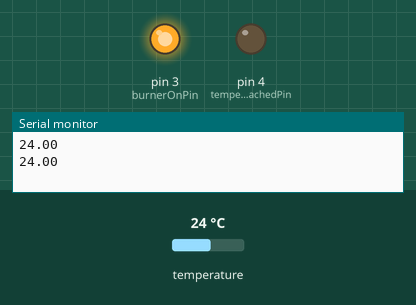
Recording of a sketch running on a simulated Arduino Uno, built with avr-gcc and run on an emulated ATmega328P. On the bench: output pins drawn as LEDs (lit = HIGH), the last lines printed to the serial monitor. Inputs (shaded band) come from the test bench; at power-on: temperature 24 °C.

Above: at 2.3 s.
2.4 s: temperature set to 25.3 °C
4.2 s: temperature set to 26.5 °C
At 5.7 s:
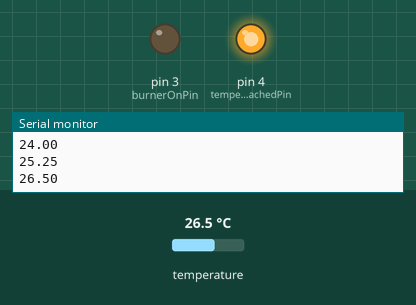
6.0 s: temperature set to 12 °C
At 6.8 s:
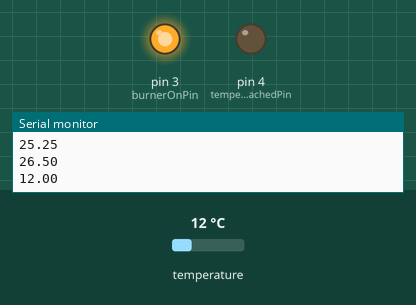
7.5 s: temperature set to 28 °C
At 8.0 s:
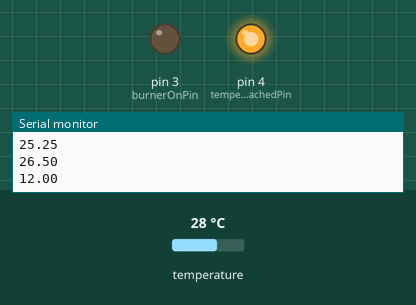
Timing chart, 0 to 10.0 s (numbered marks = the images above; inputs shaded):
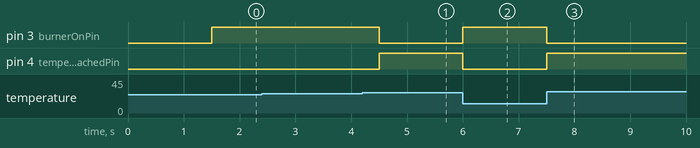

Measured:
- the behaviour switches between 25.9 and 26 °C on temperature (found by bisection; images 0 and 1)
- after the input at 4.2 s, pin 3 (burnerOnPin): HIGH → LOW after 0.30 s; pin 4 (temperatureReachedPin): LOW → HIGH after 0.30 s
- after the input at 6.0 s, pin 3 (burnerOnPin): LOW → HIGH at once; pin 4 (temperatureReachedPin): HIGH → LOW at once
- after the input at 7.5 s, pin 3 (burnerOnPin): HIGH → LOW at once; pin 4 (temperatureReachedPin): LOW → HIGH at once

The sketch:

code.ino
```cpp
#include <DS18B20.h>

DS18B20 ds(2);

float operatingTemperature = 26.0;
float burnerOnPin = 3;
float temperatureReachedPin = 4;
float currentTemperature;
bool operatingTemperatureReached = false;
bool burnerOn = false;
long int time;
long int latestSwitch;
int oneMinute = 6000;

void setup() {
  Serial.begin(9600);
  pinMode(burnerOnPin, OUTPUT);
  digitalWrite(burnerOnPin, LOW);
  pinMode(temperatureReachedPin, OUTPUT);
  digitalWrite(temperatureReachedPin, LOW);
  time = millis();
  latestSwitch = 0;
}

void loop() {
 while (ds.selectNext()) {
    Serial.println(ds.getTempC());
    currentTemperature = ds.getTempC();
  }
  time = millis();

  burnerOn = currentTemperature < operatingTemperature;
  operatingTemperatureReached = currentTemperature >= operatingTemperature;

  if (operatingTemperatureReached){
    digitalWrite(temperatureReachedPin, HIGH);
  }
  else{
    digitalWrite(temperatureReachedPin, LOW);
  }

  // if (burnerOn && time - latestSwitch > oneMinute){
  if (burnerOn){
    digitalWrite(burnerOnPin, HIGH);
    latestSwitch = time;
  }
  else{
    digitalWrite(burnerOnPin, LOW);
  }
}
```
